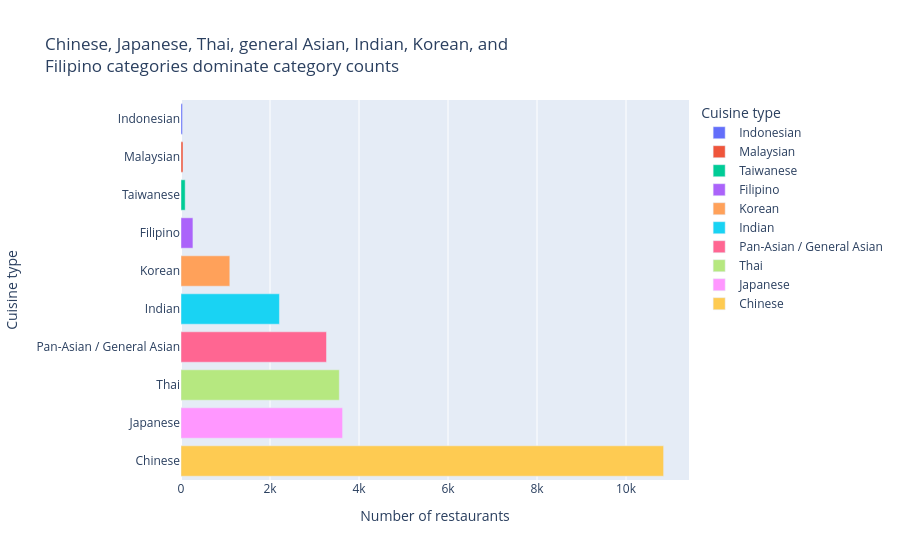

Notebook source saved alongside this figure:
### Markdown cell above
Which Asian cuisines (e.g., Chinese, Japanese, Thai, Vietnamese, etc.) are most and least represented among restaurants in the dataset?

Chart for Q1

### Code cell
# Your visualization
# Example structure — replace with your actual columns and finding

# fig = px.bar(
#     df,
#     x="your_category_column",
#     y="your_value_column",
#     title="Your finding stated as a claim",
#     labels={"your_category_column": "Readable label", "your_value_column": "Readable label"}
# )
# fig.show()

#most + least represented chart
import textwrap

top5 = counts.nlargest(5, "Restaurant_Count")
bottom5 = counts.nsmallest(5, "Restaurant_Count")

top_bottom = (
    pd.concat([top5, bottom5], ignore_index=True)
      .drop_duplicates(subset="Cuisine")
      .sort_values("Restaurant_Count")
)

_title = (
    "Chinese, Japanese, Thai, general Asian, Indian, Korean, and Filipino categories "
    "dominate category counts"
)
_title_wrapped = "<br>".join(textwrap.wrap(_title, width=62))

fig = px.bar(
    top_bottom,
    x="Restaurant_Count",
    y="Cuisine",
    orientation="h",
    color="Cuisine",
    title=_title_wrapped,
    labels={"Restaurant_Count": "Number of restaurants", "Cuisine": "Cuisine type"},
)
fig.update_layout(margin=dict(t=100))
fig.show()
fig.write_image("most_and_least_represented_asian_cuisines.png")

### Figure 1 — Plotly figure (JSON) as saved in the notebook; plotly's stock layout.template omitted (floating-point values rounded to 4 significant figures)
{"data": [{"hovertemplate": "Cuisine type=%{y}<br>Number of restaurants=%{x}<extra></extra>", "legendgroup": "Indonesian", "marker": {"color": "#636efa", "pattern": {"shape": ""}}, "name": "Indonesian", "orientation": "h", "showlegend": true, "textposition": "auto", "type": "bar", "x": [34], "xaxis": "x", "y": ["Indonesian"], "yaxis": "y"}, {"hovertemplate": "Cuisine type=%{y}<br>Number of restaurants=%{x}<extra></extra>", "legendgroup": "Malaysian", "marker": {"color": "#EF553B", "pattern": {"shape": ""}}, "name": "Malaysian", "orientation": "h", "showlegend": true, "textposition": "auto", "type": "bar", "x": [45], "xaxis": "x", "y": ["Malaysian"], "yaxis": "y"}, {"hovertemplate": "Cuisine type=%{y}<br>Number of restaurants=%{x}<extra></extra>", "legendgroup": "Taiwanese", "marker": {"color": "#00cc96", "pattern": {"shape": ""}}, "name": "Taiwanese", "orientation": "h", "showlegend": true, "textposition": "auto", "type": "bar", "x": [94], "xaxis": "x", "y": ["Taiwanese"], "yaxis": "y"}, {"hovertemplate": "Cuisine type=%{y}<br>Number of restaurants=%{x}<extra></extra>", "legendgroup": "Filipino", "marker": {"color": "#ab63fa", "pattern": {"shape": ""}}, "name": "Filipino", "orientation": "h", "showlegend": true, "textposition": "auto", "type": "bar", "x": [268], "xaxis": "x", "y": ["Filipino"], "yaxis": "y"}, {"hovertemplate": "Cuisine type=%{y}<br>Number of restaurants=%{x}<extra></extra>", "legendgroup": "Korean", "marker": {"color": "#FFA15A", "pattern": {"shape": ""}}, "name": "Korean", "orientation": "h", "showlegend": true, "textposition": "auto", "type": "bar", "x": [1097], "xaxis": "x", "y": ["Korean"], "yaxis": "y"}, {"hovertemplate": "Cuisine type=%{y}<br>Number of restaurants=%{x}<extra></extra>", "legendgroup": "Indian", "marker": {"color": "#19d3f3", "pattern": {"shape": ""}}, "name": "Indian", "orientation": "h", "showlegend": true, "textposition": "auto", "type": "bar", "x": [2212], "xaxis": "x", "y": ["Indian"], "yaxis": "y"}, {"hovertemplate": "Cuisine type=%{y}<br>Number of restaurants=%{x}<extra></extra>", "legendgroup": "Pan-Asian / General Asian", "marker": {"color": "#FF6692", "pattern": {"shape": ""}}, "name": "Pan-Asian / General Asian", "orientation": "h", "showlegend": true, "textposition": "auto", "type": "bar", "x": [3270], "xaxis": "x", "y": ["Pan-Asian / General Asian"], "yaxis": "y"}, {"hovertemplate": "Cuisine type=%{y}<br>Number of restaurants=%{x}<extra></extra>", "legendgroup": "Thai", "marker": {"color": "#B6E880", "pattern": {"shape": ""}}, "name": "Thai", "orientation": "h", "showlegend": true, "textposition": "auto", "type": "bar", "x": [3557], "xaxis": "x", "y": ["Thai"], "yaxis": "y"}, {"hovertemplate": "Cuisine type=%{y}<br>Number of restaurants=%{x}<extra></extra>", "legendgroup": "Japanese", "marker": {"color": "#FF97FF", "pattern": {"shape": ""}}, "name": "Japanese", "orientation": "h", "showlegend": true, "textposition": "auto", "type": "bar", "x": [3631], "xaxis": "x", "y": ["Japanese"], "yaxis": "y"}, {"hovertemplate": "Cuisine type=%{y}<br>Number of restaurants=%{x}<extra></extra>", "legendgroup": "Chinese", "marker": {"color": "#FECB52", "pattern": {"shape": ""}}, "name": "Chinese", "orientation": "h", "showlegend": true, "textposition": "auto", "type": "bar", "x": [10845], "xaxis": "x", "y": ["Chinese"], "yaxis": "y"}], "layout": {"barmode": "relative", "legend": {"title": {"text": "Cuisine type"}, "tracegroupgap": 0}, "margin": {"t": 100}, "title": {"text": "Chinese, Japanese, Thai, general Asian, Indian, Korean, and<br>Filipino categories dominate category counts"}, "xaxis": {"anchor": "y", "domain": [0, 1], "title": {"text": "Number of restaurants"}}, "yaxis": {"anchor": "x", "categoryarray": ["Chinese", "Japanese", "Thai", "Pan-Asian / General Asian", "Indian", "Korean", "Filipino", "Taiwanese", "Malaysian", "Indonesian"], "categoryorder": "array", "domain": [0, 1], "title": {"text": "Cuisine type"}}}}
